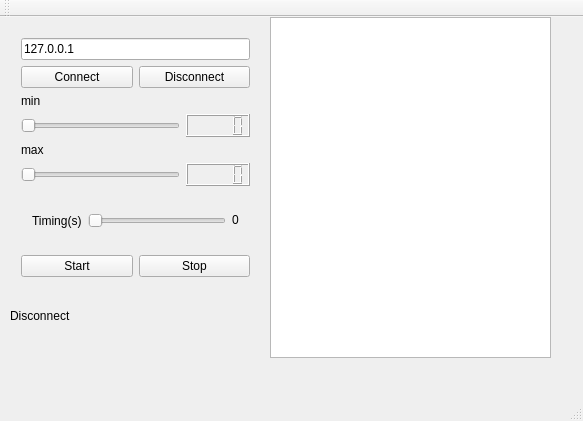
<?xml version="1.0" encoding="UTF-8"?>
<ui version="4.0">
 <class>MainWindow</class>
 <widget class="QMainWindow" name="MainWindow">
  <property name="geometry">
   <rect>
    <x>0</x>
    <y>0</y>
    <width>583</width>
    <height>421</height>
   </rect>
  </property>
  <property name="palette">
   <palette>
    <active>
     <colorrole role="Mid">
      <brush brushstyle="SolidPattern">
       <color alpha="255">
        <red>61</red>
        <green>56</green>
        <blue>70</blue>
       </color>
      </brush>
     </colorrole>
    </active>
    <inactive>
     <colorrole role="Mid">
      <brush brushstyle="SolidPattern">
       <color alpha="255">
        <red>61</red>
        <green>56</green>
        <blue>70</blue>
       </color>
      </brush>
     </colorrole>
    </inactive>
    <disabled>
     <colorrole role="Mid">
      <brush brushstyle="SolidPattern">
       <color alpha="255">
        <red>61</red>
        <green>56</green>
        <blue>70</blue>
       </color>
      </brush>
     </colorrole>
    </disabled>
   </palette>
  </property>
  <property name="windowTitle">
   <string>MainWindow</string>
  </property>
  <widget class="QWidget" name="centralWidget">
   <widget class="QLabel" name="label_status">
    <property name="geometry">
     <rect>
      <x>10</x>
      <y>290</y>
      <width>91</width>
      <height>17</height>
     </rect>
    </property>
    <property name="text">
     <string>Disconnect</string>
    </property>
   </widget>
   <widget class="QTextBrowser" name="textBrowser">
    <property name="geometry">
     <rect>
      <x>270</x>
      <y>0</y>
      <width>281</width>
      <height>341</height>
     </rect>
    </property>
   </widget>
   <widget class="QWidget" name="layoutWidget">
    <property name="geometry">
     <rect>
      <x>10</x>
      <y>10</y>
      <width>251</width>
      <height>261</height>
     </rect>
    </property>
    <layout class="QVBoxLayout" name="verticalLayout_3">
     <item>
      <layout class="QVBoxLayout" name="verticalLayout_2">
       <item>
        <layout class="QVBoxLayout" name="verticalLayout">
         <item>
          <layout class="QGridLayout" name="gridLayout">
           <item row="1" column="0">
            <widget class="QPushButton" name="pushButton_connect">
             <property name="text">
              <string>Connect</string>
             </property>
            </widget>
           </item>
           <item row="1" column="1">
            <widget class="QPushButton" name="pushButton_disconnect">
             <property name="text">
              <string>Disconnect</string>
             </property>
            </widget>
           </item>
           <item row="0" column="0" colspan="2">
            <widget class="QLineEdit" name="lineEdit_servidor">
             <property name="text">
              <string>127.0.0.1</string>
             </property>
            </widget>
           </item>
          </layout>
         </item>
         <item>
          <layout class="QGridLayout" name="gridLayout_2">
           <item row="0" column="0">
            <widget class="QLabel" name="label_4">
             <property name="text">
              <string>min</string>
             </property>
            </widget>
           </item>
           <item row="1" column="0">
            <widget class="QSlider" name="horizontalSlider_min">
             <property name="orientation">
              <enum>Qt::Orientation::Horizontal</enum>
             </property>
            </widget>
           </item>
           <item row="1" column="1">
            <widget class="QLCDNumber" name="lcdNumber_min">
             <property name="autoFillBackground">
              <bool>false</bool>
             </property>
             <property name="smallDecimalPoint">
              <bool>false</bool>
             </property>
            </widget>
           </item>
           <item row="2" column="0">
            <widget class="QLabel" name="label_max">
             <property name="text">
              <string>max</string>
             </property>
            </widget>
           </item>
           <item row="3" column="0">
            <widget class="QSlider" name="horizontalSlider_max">
             <property name="orientation">
              <enum>Qt::Orientation::Horizontal</enum>
             </property>
            </widget>
           </item>
           <item row="3" column="1">
            <widget class="QLCDNumber" name="lcdNumber_max"/>
           </item>
          </layout>
         </item>
        </layout>
       </item>
       <item>
        <widget class="QSplitter" name="splitter_2">
         <property name="orientation">
          <enum>Qt::Orientation::Horizontal</enum>
         </property>
         <widget class="QWidget" name="layoutWidget">
          <layout class="QGridLayout" name="gridLayout_3">
           <item row="0" column="0">
            <widget class="QLabel" name="label_timings">
             <property name="text">
              <string>Timing(s)</string>
             </property>
            </widget>
           </item>
           <item row="0" column="2">
            <widget class="QLabel" name="label">
             <property name="text">
              <string>&lt;html&gt;&lt;head/&gt;&lt;body&gt;&lt;p&gt;0&lt;/p&gt;&lt;/body&gt;&lt;/html&gt;</string>
             </property>
            </widget>
           </item>
           <item row="0" column="1">
            <widget class="QSlider" name="horizontalSlider">
             <property name="minimum">
              <number>1</number>
             </property>
             <property name="maximum">
              <number>10</number>
             </property>
             <property name="orientation">
              <enum>Qt::Orientation::Horizontal</enum>
             </property>
            </widget>
           </item>
          </layout>
         </widget>
        </widget>
       </item>
      </layout>
     </item>
     <item>
      <layout class="QHBoxLayout" name="horizontalLayout_2">
       <item>
        <widget class="QPushButton" name="pushButton_start">
         <property name="text">
          <string>Start</string>
         </property>
        </widget>
       </item>
       <item>
        <widget class="QPushButton" name="pushButton_stop">
         <property name="text">
          <string>Stop</string>
         </property>
        </widget>
       </item>
      </layout>
     </item>
    </layout>
   </widget>
  </widget>
  <widget class="QMenuBar" name="menuBar">
   <property name="geometry">
    <rect>
     <x>0</x>
     <y>0</y>
     <width>583</width>
     <height>22</height>
    </rect>
   </property>
  </widget>
  <widget class="QToolBar" name="mainToolBar">
   <attribute name="toolBarArea">
    <enum>TopToolBarArea</enum>
   </attribute>
   <attribute name="toolBarBreak">
    <bool>false</bool>
   </attribute>
  </widget>
  <widget class="QStatusBar" name="statusBar"/>
 </widget>
 <layoutdefault spacing="6" margin="11"/>
 <resources/>
 <connections>
  <connection>
   <sender>horizontalSlider_min</sender>
   <signal>valueChanged(int)</signal>
   <receiver>lcdNumber_min</receiver>
   <slot>display(int)</slot>
   <hints>
    <hint type="sourcelabel">
     <x>106</x>
     <y>147</y>
    </hint>
    <hint type="destinationlabel">
     <x>210</x>
     <y>155</y>
    </hint>
   </hints>
  </connection>
  <connection>
   <sender>horizontalSlider_max</sender>
   <signal>valueChanged(int)</signal>
   <receiver>lcdNumber_max</receiver>
   <slot>display(int)</slot>
   <hints>
    <hint type="sourcelabel">
     <x>119</x>
     <y>207</y>
    </hint>
    <hint type="destinationlabel">
     <x>199</x>
     <y>207</y>
    </hint>
   </hints>
  </connection>
  <connection>
   <sender>horizontalSlider</sender>
   <signal>valueChanged(int)</signal>
   <receiver>label</receiver>
   <slot>setNum(int)</slot>
   <hints>
    <hint type="sourcelabel">
     <x>238</x>
     <y>232</y>
    </hint>
    <hint type="destinationlabel">
     <x>257</x>
     <y>234</y>
    </hint>
   </hints>
  </connection>
 </connections>
</ui>
